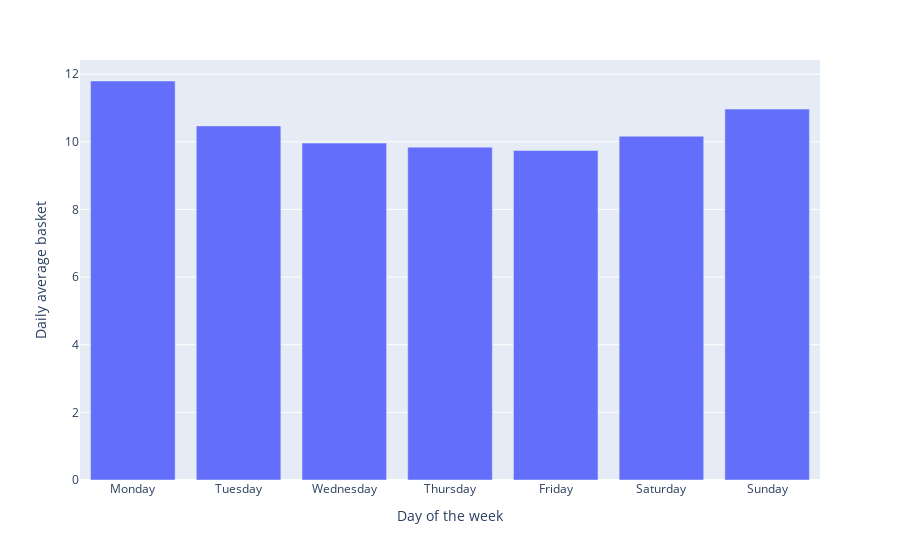

This figure's notebook cell:
### Code cell
# Bar plot viz

import plotly.express as px
Q3_df_pd = Q3_df.toPandas()
fig = px.bar(Q3_df_pd,
             x="order_dow",
             y="Daily_Average_Basket")
fig.update_layout(xaxis_title='Day of the week', yaxis_title='Daily average basket')
fig.update_layout(xaxis=dict(tickmode='array', tickvals=[0,1,2,3,4,5,6], ticktext=['Monday', 'Tuesday', 'Wednesday', 'Thursday', 'Friday', 'Saturday', 'Sunday']))
fig.show()

### Figure 1 — Plotly figure (JSON) as saved in the notebook; plotly's stock layout.template omitted (floating-point values rounded to 4 significant figures)
{"data": [{"alignmentgroup": "True", "hovertemplate": "order_dow=%{x}<br>Daily_Average_Basket=%{y}<extra></extra>", "legendgroup": "", "marker": {"color": "#636efa", "pattern": {"shape": ""}}, "name": "", "offsetgroup": "", "orientation": "v", "showlegend": false, "textposition": "auto", "type": "bar", "x": [0, 1, 2, 3, 4, 5, 6], "xaxis": "x", "y": [11.8, 10.47, 9.961, 9.841, 9.743, 10.16, 10.97], "yaxis": "y"}], "layout": {"autosize": true, "barmode": "relative", "legend": {"tracegroupgap": 0}, "margin": {"t": 60}, "xaxis": {"anchor": "y", "autorange": true, "domain": [0, 1], "range": [-0.5, 6.5], "tickmode": "array", "ticktext": ["Monday", "Tuesday", "Wednesday", "Thursday", "Friday", "Saturday", "Sunday"], "tickvals": [0, 1, 2, 3, 4, 5, 6], "title": {"text": "Day of the week"}, "type": "linear"}, "yaxis": {"anchor": "x", "autorange": true, "domain": [0, 1], "range": [0, 12.42], "title": {"text": "Daily average basket"}, "type": "linear"}}}
